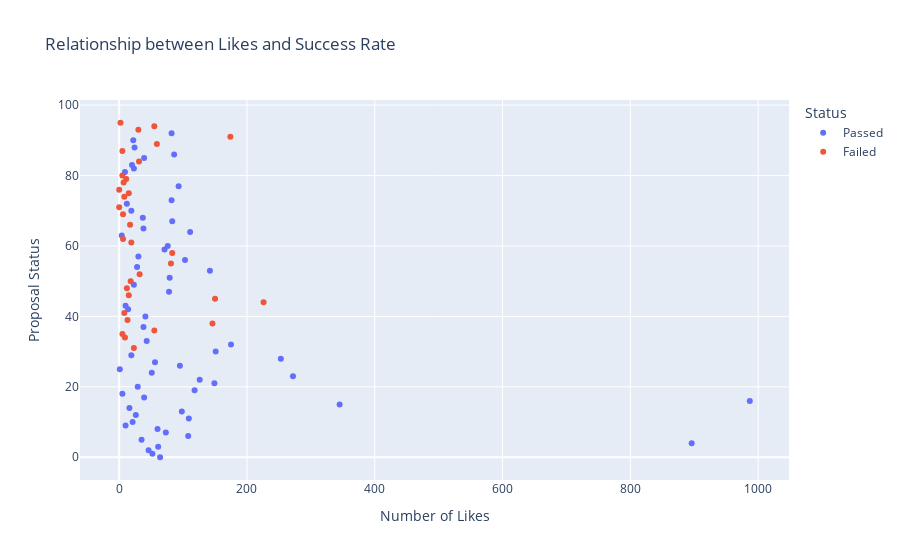

The notebook cell this image was saved under:
### Markdown cell above
#### Do proposals with a higher number of likes tend to have a higher success rate?

### Code cell
import pandas as pd
import plotly.express as px

# Load the dataset
topics_df = pd.read_csv('stip_topics_data.csv')

# Filter successful and unsuccessful proposals
successful_proposals = topics_df[topics_df['Status'] == 'Passed']
unsuccessful_proposals = topics_df[topics_df['Status'] != 'Passed']

# Plotting
fig = px.scatter(topics_df, x='Like Count', color='Status', hover_data=['Title'], title='Relationship between Likes and Success Rate')
fig.update_layout(xaxis_title='Number of Likes', yaxis_title='Proposal Status')
fig.show()
fig.write_html("Relationship Between Proposal Likes and Success Rates.html")

### Figure 1 — Plotly figure (JSON) as saved in the notebook; plotly's stock layout.template omitted (floating-point values rounded to 4 significant figures)
{"data": [{"customdata": [["[Wormhole][FINAL][STIP - Round 1]"], ["[Rodeo Finance] [FINAL] [STIP - Round 1]"], ["[Savvy] [FINAL] [STIP - Round 1]"], ["[StakeDAO] [FINAL] [STIP - Round 1]"], ["[GMX] [FINAL] [STIP - Round 1]"], ["[REALM] [FINAL] [STIP - Round 1]"], ["[Gamma] [FINAL] [STIP - Round 1]"], ["[Umami Finance] [FINAL] [STIP - Round 1]"], ["[ANGLE PROTOCOL] [FINAL] [STIP - Round 1]"], ["[Galxe] [FINAL] [STIP - Round 1]"], ["[Furucombo] [FINAL] [STIP - Round 1]"], ["[Balancer] [FINAL] [STIP - Round 1]"], ["[Synapse Protocol] [FINAL][STIP - Round 1]"], ["[Sanko GameCorp] [FINAL] [STIP - Round 1]"], ["[TIDE][FINAL][STIP - Round 1]"], ["[Gains Network][FINAL][STIP - Round 1]"], ["[RAMSES] [FINAL] [STIP - Round 1]"], ["[Thales] [FINAL] [STIP - Round 1]"], ["[Florence Finance] [FINAL] [STIP - Round 1]"], ["[KyberSwap] [FINAL] [STIP - Round 1]"], ["[Socket] [FINAL] [STIP - Round 1]"], ["[RADIANT] [FINAL] [STIP - Round 1]"], ["[Good Entry][FINAL][STIP - Round 1]"], ["[Camelot] [FINAL] [STIP - Round 1]"], ["[Premia] [FINAL] [STIP - Round 1]"], ["[OpenOcean] [FINAL] [STIP - Round 1]"], ["[Trader Joe] [FINAL] [STIP - Round 1]"], ["[LODESTAR FINANCE] [FINAL] [STIP - Round 1]"], ["[Jones DAO] [FINAL] [STIP - Round 1]"], ["[Thetanuts Finance] [FINAL] [STIP - Round 1]"], ["[Beefy] [FINAL] [STIP - Round 1]"], ["[Vertex Protocol] [FINAL] [STIP - Round 1]"], ["[Perennial Finance] [FINAL] [STIP - Round 1]"], ["[Curve] [FINAL] [STIP - Round 1]"], ["[WOOFi] [FINAL] [STIP - Round 1]"], ["[CVI] [FINAL] [STIP - Round 1]"], ["[Tales of Elleria] [FINAL] [STIP - Round 1]"], ["[WINR Protocol] [FINAL] [STIP - Round 1]"], ["[RabbitHole] [FINAL] [STIP - Round 1]"], ["[Dolomite] [FINAL] [STIP - Round 1]"], ["[Rysk] [FINAL] [STIP - Round 1]"], ["[Tally] [FINAL] [STIP - Round 1]"], ["[Frax Finance] [FINAL] [STIP - Round 1]"], ["[DefiEdge] [FINAL] [STIP - Round 1]"], ["[Timeswap] [FINAL] [STIP - Round 1]"], ["[PancakeSwap] [FINAL] [STIP - Round 1]"], ["[Prime Protocol] [FINAL] [STIP - Round 1]"], ["[Dopex] [FINAL] [STIP - Round 1]"], ["[MUX Protocol] [FINAL] [STIP - Round 1]"], ["[Silo Finance] [FINAL] [STIP - Round 1]"], ["[unshETH] [FINAL] [STIP - Round 1]"], ["[dForce] [FINAL] [ STIP - Round 1]"], ["[Solv Protocol] [FINAL] [STIP - Round 1]"], ["[Magpie, Penpie, Radpie, Campie] [FINAL] [STIP - Round 1]"], ["[Abracadabra DAO (MIM)] [FINAL] [STIP - Round 1]"], ["[Notional] [FINAL] [STIP - Round 1]"], ["[Stella] [FINAL] [STIP - Round 1]"], ["[Arrakis Finance] [FINAL] [STIP - Round 1]"], ["[Shell Protocol] [FINAL] [STIP - Round 1]"], ["[Pendle][FINAL] [STIP - Round 1]"], ["[JOJO Exchange] [FINAL] [STIP - Round 1]"], ["[Stargate Finance] [FINAL] [STIP - Round 1]"], ["[Vela Exchange] [FINAL] [STIP - Round 1]"]], "hovertemplate": "Status=Passed<br>Like Count=%{x}<br>index=%{y}<br>Title=%{customdata[0]}<extra></extra>", "legendgroup": "Passed", "marker": {"color": "#636efa", "symbol": "circle"}, "mode": "markers", "name": "Passed", "orientation": "h", "showlegend": true, "type": "scatter", "x": [64, 52, 46, 61, 896, 35, 108, 73, 60, 10, 21, 109, 26, 98, 16, 345, 987, 39, 5, 118, 29, 149, 126, 272, 51, 1, 95, 56, 253, 19, 151, 175, 43, 38, 41, 14, 10, 78, 23, 79, 142, 28, 103, 30, 71, 76, 4, 111, 38, 83, 37, 19, 12, 82, 93, 9, 23, 20, 39, 86, 24, 22, 82], "xaxis": "x", "y": [0, 1, 2, 3, 4, 5, 6, 7, 8, 9, 10, 11, 12, 13, 14, 15, 16, 17, 18, 19, 20, 21, 22, 23, 24, 25, 26, 27, 28, 29, 30, 32, 33, 37, 40, 42, 43, 47, 49, 51, 53, 54, 56, 57, 59, 60, 63, 64, 65, 67, 68, 70, 72, 73, 77, 81, 82, 83, 85, 86, 88, 90, 92], "yaxis": "y"}, {"customdata": [["[ZKasino] [FINAL] [STIP - Round 1]"], ["[Quadrat] [FINAL] [STIP - Round 1]"], ["[iZUMi Finance] [FINAL] [STIP - Round 1]"], ["[D2.finance] [FINAL] [STIP - Round 1]"], ["[UniDex] [FINAL] [STIP - Round 1]"], ["[Vaultka] [FINAL] [STIP - Round 1]"], ["[Artichoke Protocol][FINAL][STIP - Round 1]"], ["[SpartaDEX] [FINAL] [STIP - Round 1]"], ["[NFTEarth] [FINAL] [STIP - Round 1]"], ["[ApolloX] [FINAL] [STIP - Round 1]"], ["[Arbidex] [FINAL] [STIP - Round 1]"], ["[ALAYA] [FINAL] [STIP - Round 1]"], ["[Wombat Exchange] [FINAL] [STIP - Round 1]"], ["[Chronos Finance] [FINAL] [STIP - Round 1]"], ["[QiDao] [FINAL] [STIP - Round 1]"], ["[LOGX] [FINAL] [STIP - Round 1]"], ["[KeplerHomes] [FINAL] [STIP - Round 1]"], ["[Webacy] [FINAL] [STIP - Round 1]"], ["[Relay Chain: James Bot] [FINAL] [STIP - Round 1]"], ["[Wombex Finance] [FINAL] [STIP - Round 1]"], ["[OmniBTC] [FINAL] [STIP - Round 1]"], ["[CRYPTEX FINANCE] [FINAL] [STIP - Round 1]"], ["[0xGen] [FINAL] [STIP - Round 1]"], ["[Modular Wallet] [FINAL] [STIP - Round 1]"], ["[CIAN] [FINAL] [STIP - Round 1]"], ["[Archi Finance][FINAL][STIP - Round 1]"], ["[Guru Network] [FINAL] [STIP - Round 1]"], ["[XY Finance] [FINAL] [STIP - Round 1]"], ["[GMD Ecosystem] [FINAL] [STIP - Round 1]"], ["[Lido] [FINAL] [STIP - Round 1]"], ["[tBTC] [FINAL] [STIP - Round 1]"], ["[Equilibria] [FINAL] [STIP - Round 1]"], ["[Range Protocol] [FINAL] [STIP - Round 1]"]], "hovertemplate": "Status=Failed<br>Like Count=%{x}<br>index=%{y}<br>Title=%{customdata[0]}<extra></extra>", "legendgroup": "Failed", "marker": {"color": "#EF553B", "symbol": "circle"}, "mode": "markers", "name": "Failed", "orientation": "h", "showlegend": true, "type": "scatter", "x": [23, 9, 5, 55, 146, 13, 8, 226, 150, 15, 12, 18, 32, 81, 83, 19, 6, 17, 6, 0, 8, 15, 0, 7, 11, 5, 31, 5, 59, 174, 30, 55, 2], "xaxis": "x", "y": [31, 34, 35, 36, 38, 39, 41, 44, 45, 46, 48, 50, 52, 55, 58, 61, 62, 66, 69, 71, 74, 75, 76, 78, 79, 80, 84, 87, 89, 91, 93, 94, 95], "yaxis": "y"}], "layout": {"legend": {"title": {"text": "Status"}, "tracegroupgap": 0}, "title": {"text": "Relationship between Likes and Success Rate"}, "xaxis": {"anchor": "y", "domain": [0, 1], "title": {"text": "Number of Likes"}}, "yaxis": {"anchor": "x", "domain": [0, 1], "title": {"text": "Proposal Status"}}}}
